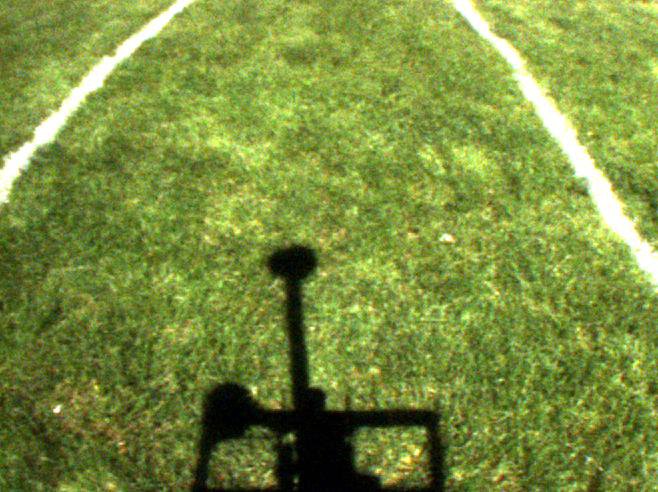
#> input picture from_tegra_latest/Q_grass_pictures/1.png, 658 x 492 px
$ python calibrate2.py Q_grass_pictures/1.png   (Python 2 division)   (older library calls are emulated)
#> lines starting #> are read from the running program, lines starting #| are printed output that depends on the picture; after the words box and inside, x2 and y2 are one past the last pixel; in counts of white or black regions, pixels touching at a corner belong together
#import the necessary packages
import cv2
import numpy as np
import sys


#Capture video from the stream
frame = cv2.imread(sys.argv[1],cv2.CV_LOAD_IMAGE_GRAYSCALE)
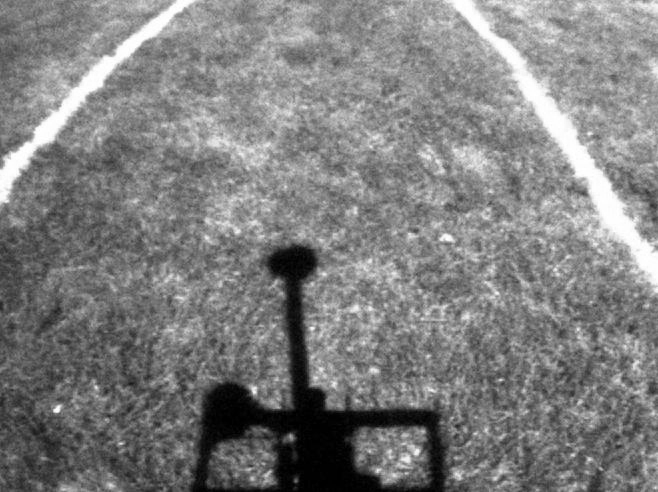
#> frame: shape (492, 658); min 0, max 255, mean 127
(height, width) = frame.shape
#> height = 492; width = 658

frame = cv2.resize(frame,None,fx=0.5, fy=0.5, interpolation = cv2.INTER_CUBIC)
#> frame: shape (246, 329)

cv2.imshow('frame', frame)

frame = cv2.blur(frame,(7,7))
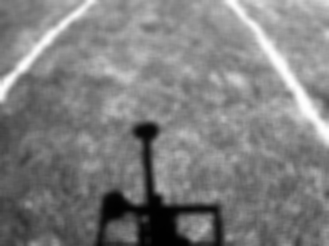
#> frame: shape (246, 329); min 1, max 254, mean 127.1

(cnts, _) = cv2.findContours(frame.copy(), cv2.RETR_LIST, cv2.CHAIN_APPROX_SIMPLE)
#> cnts = [[[0, 0], [0, 245], [328, 245], [328, 0]]]

min_x, min_y = width, height
#> min_x = 658; min_y = 492
max_x = max_y = 0

count = 0

col = cv2.cvtColor(frame, cv2.COLOR_GRAY2BGR)

text = '1'

f = open('point_coord.txt', 'wt')

for c in cnts:

    count = count + 1
    text = str(count)
    (x,y,w,h) = cv2.boundingRect(c)

    min_x, max_x = min(x, min_x), max(x+w, max_x)
    min_y, max_y = min(y, min_y), max(y+h, max_y)

    #cv2.rectangle(col, (x, y), (x+w, y+h), (0, 255, 0), 1)

    #cv2.rectangle(col, (x, y), (x+count, y+count), (0, 0, 255), 2)

    font = cv2.FONT_HERSHEY_SIMPLEX
    cv2.putText(col, text, (x,y), font, 1,(255,255,255))

    # with open('point_coord.txt', 'at')  as f:
    f.write(text + '\n')
    f.write(str((x+w)/2) + '\n')
    f.write(str((y+h)/2) + '\n')

    if text == '36':
        print text
        print 'x: ' + str((x+w)/2) + '  y: ' + str((y+h)/2)
#> this loop made 1 pass
#> (c, count, text, x, y, w, h, min_x) on pass 1: ([[0, 0], [0, 245], [328, 245], [328, 0]], 1, '1', 0, 0, 329, 246, 0)
#> col: shape (246, 329, 3); min 1, max 255, mean 127.1
#> after the loop, count = 1


col = cv2.resize(col,None,fx=2, fy=2, interpolation = cv2.INTER_CUBIC)
#> col: shape (492, 658, 3)

cv2.imshow('frame', col)

cv2.waitKey(0)

$ run again, on from_tegra_latest/Q_grass_pictures/11.png
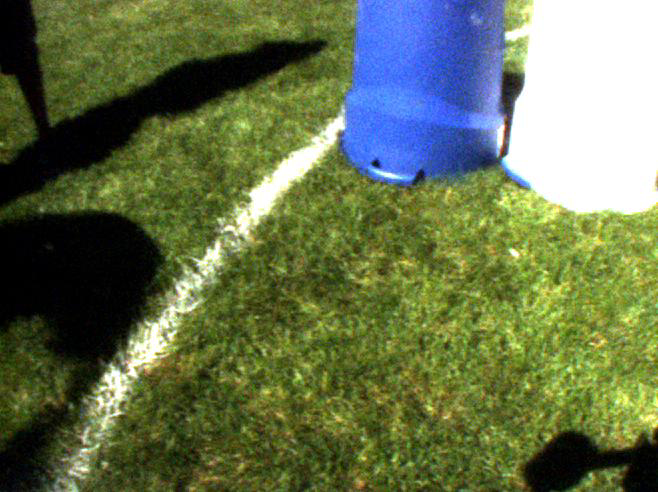
#> input picture from_tegra_latest/Q_grass_pictures/11.png, 658 x 492 px
#> `frame = cv2.blur(frame,(7,7))`:
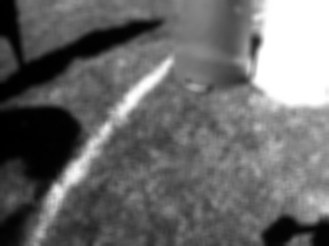
#> frame: shape (246, 329); min 0, max 255, mean 105.9
#> cnts = 6 contours, 4 with area under 20; largest, box (x1, y1, x2, y2) and area: (0, 0, 329, 246) 79766, (41, 62, 47, 71) 32
#> the loop `for c in cnts: ` made 6 passes
#> (text, x, y, w, h, min_x, max_x, min_y) on passes 1, 4, 5, 6: ('1', 35, 148, 3, 5, 35, 38, 148), ('4', 7, 121, 3, 4, 7, 38, 121), ('5', 41, 62, 6, 9, 7, 47, 62), ('6', 0, 0, 329, 246, 0, 329, 0)
#> after the loop `for c in cnts:`:
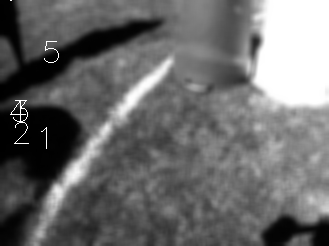
#> col: shape (246, 329, 3); min 0, max 255, mean 106.5
#> after the loop `for c in cnts:`: count = 6

$ run again, on from_tegra_latest/Q_grass_pictures/12.png
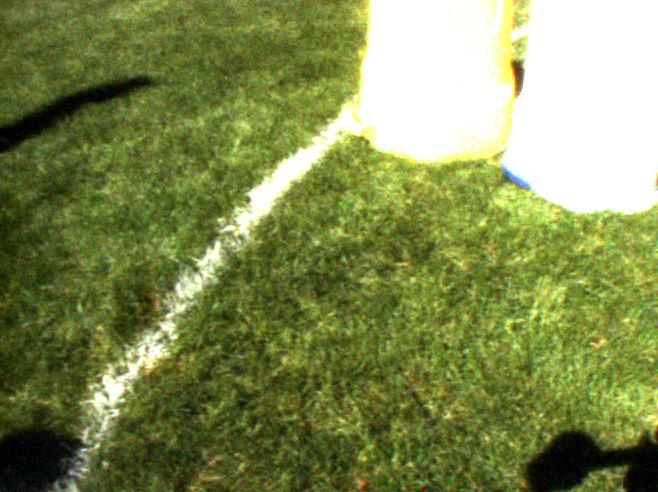
#> input picture from_tegra_latest/Q_grass_pictures/12.png, 658 x 492 px
#> `frame = cv2.imread(sys.argv[1],cv2.CV_LOAD_IMAGE_GRAYSCALE)`:
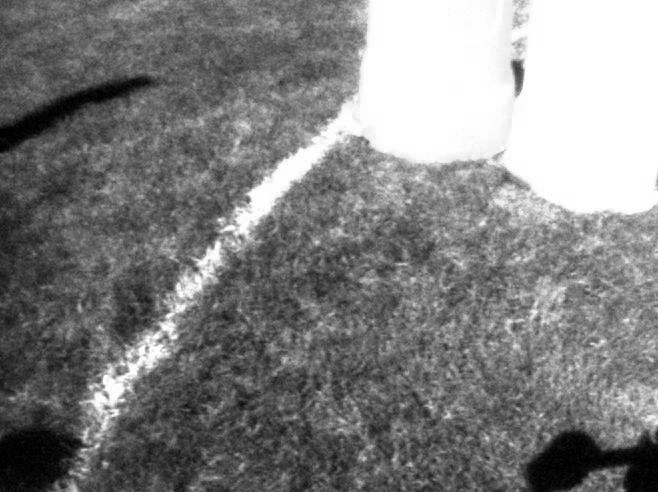
#> frame: shape (492, 658); min 0, max 255, mean 128.7
#> `frame = cv2.blur(frame,(7,7))`:
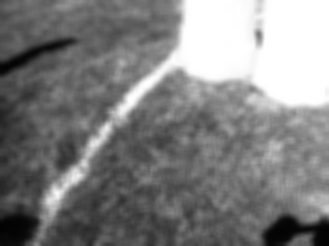
#> frame: shape (246, 329); min 2, max 255, mean 128.7
#> cnts = [[[0, 0], [0, 245], [328, 245], [328, 0]]]
#> the loop `for c in cnts: ` made 1 pass
#> (c, count, text, x, y, w, h, min_x) on pass 1: ([[0, 0], [0, 245], [328, 245], [328, 0]], 1, '1', 0, 0, 329, 246, 0)
#> after the loop `for c in cnts:`: count = 1

$ run again, on from_tegra_latest/Q_grass_pictures/13.png
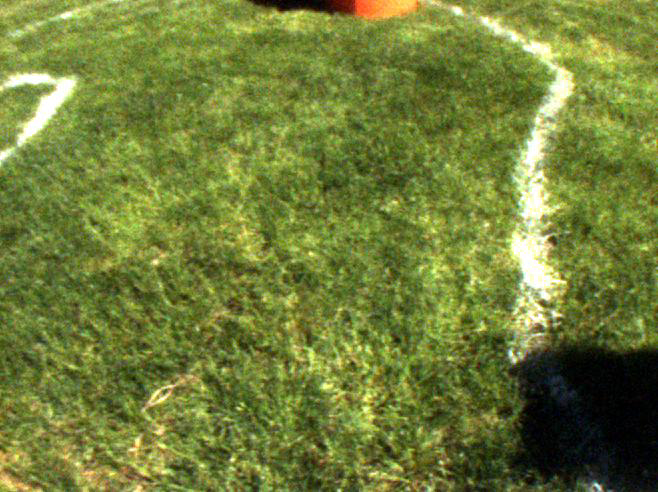
#> input picture from_tegra_latest/Q_grass_pictures/13.png, 658 x 492 px
#> `frame = cv2.imread(sys.argv[1],cv2.CV_LOAD_IMAGE_GRAYSCALE)`:
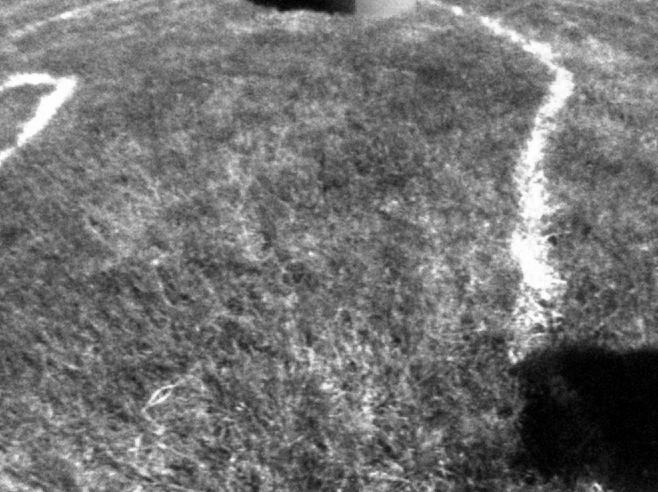
#> frame: shape (492, 658); min 0, max 255, mean 113.6
#> `frame = cv2.blur(frame,(7,7))`:
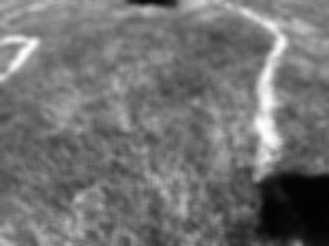
#> frame: shape (246, 329); min 1, max 253, mean 113.6
#> cnts = [[[0, 0], [0, 245], [328, 245], [328, 0]]]
#> the loop `for c in cnts: ` made 1 pass
#> (c, count, text, x, y, w, h, min_x) on pass 1: ([[0, 0], [0, 245], [328, 245], [328, 0]], 1, '1', 0, 0, 329, 246, 0)
#> after the loop `for c in cnts:`: count = 1
